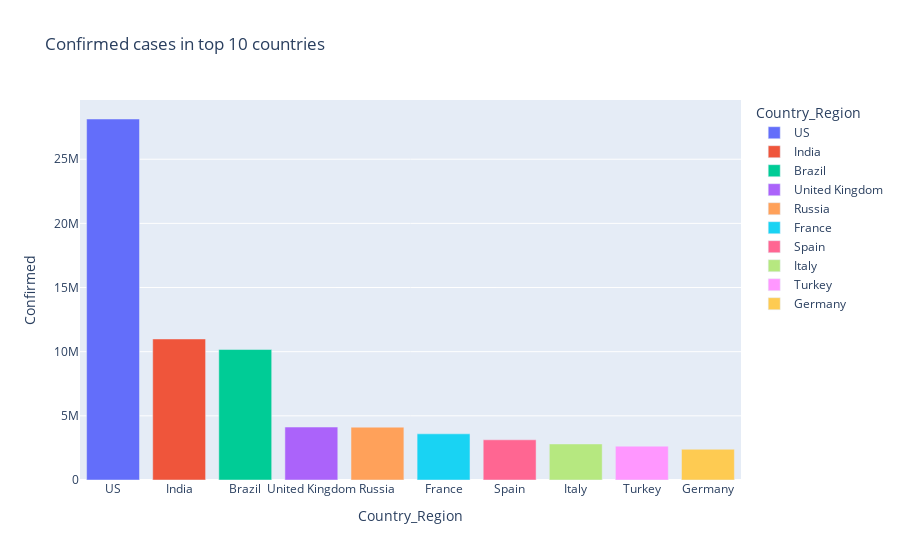

Notebook code for this chart:
### Code cell
px.bar(Sorted_country_df.head(10),x = "Country_Region",y="Confirmed",color ="Country_Region" ,title="Confirmed cases in top 10 countries")

### Figure 1 — Plotly figure (JSON) as saved in the notebook; plotly's stock layout.template omitted (floating-point values rounded to 4 significant figures)
{"data": [{"alignmentgroup": "True", "hovertemplate": "Country_Region=%{x}<br>Confirmed=%{y}<extra></extra>", "legendgroup": "US", "marker": {"color": "#636efa"}, "name": "US", "offsetgroup": "US", "orientation": "v", "showlegend": true, "textposition": "auto", "type": "bar", "x": ["US"], "xaxis": "x", "y": [28133627], "yaxis": "y"}, {"alignmentgroup": "True", "hovertemplate": "Country_Region=%{x}<br>Confirmed=%{y}<extra></extra>", "legendgroup": "India", "marker": {"color": "#EF553B"}, "name": "India", "offsetgroup": "India", "orientation": "v", "showlegend": true, "textposition": "auto", "type": "bar", "x": ["India"], "xaxis": "x", "y": [10991651], "yaxis": "y"}, {"alignmentgroup": "True", "hovertemplate": "Country_Region=%{x}<br>Confirmed=%{y}<extra></extra>", "legendgroup": "Brazil", "marker": {"color": "#00cc96"}, "name": "Brazil", "offsetgroup": "Brazil", "orientation": "v", "showlegend": true, "textposition": "auto", "type": "bar", "x": ["Brazil"], "xaxis": "x", "y": [10168174], "yaxis": "y"}, {"alignmentgroup": "True", "hovertemplate": "Country_Region=%{x}<br>Confirmed=%{y}<extra></extra>", "legendgroup": "United Kingdom", "marker": {"color": "#ab63fa"}, "name": "United Kingdom", "offsetgroup": "United Kingdom", "orientation": "v", "showlegend": true, "textposition": "auto", "type": "bar", "x": ["United Kingdom"], "xaxis": "x", "y": [4127574], "yaxis": "y"}, {"alignmentgroup": "True", "hovertemplate": "Country_Region=%{x}<br>Confirmed=%{y}<extra></extra>", "legendgroup": "Russia", "marker": {"color": "#FFA15A"}, "name": "Russia", "offsetgroup": "Russia", "orientation": "v", "showlegend": true, "textposition": "auto", "type": "bar", "x": ["Russia"], "xaxis": "x", "y": [4117992], "yaxis": "y"}, {"alignmentgroup": "True", "hovertemplate": "Country_Region=%{x}<br>Confirmed=%{y}<extra></extra>", "legendgroup": "France", "marker": {"color": "#19d3f3"}, "name": "France", "offsetgroup": "France", "orientation": "v", "showlegend": true, "textposition": "auto", "type": "bar", "x": ["France"], "xaxis": "x", "y": [3597540], "yaxis": "y"}, {"alignmentgroup": "True", "hovertemplate": "Country_Region=%{x}<br>Confirmed=%{y}<extra></extra>", "legendgroup": "Spain", "marker": {"color": "#FF6692"}, "name": "Spain", "offsetgroup": "Spain", "orientation": "v", "showlegend": true, "textposition": "auto", "type": "bar", "x": ["Spain"], "xaxis": "x", "y": [3133122], "yaxis": "y"}, {"alignmentgroup": "True", "hovertemplate": "Country_Region=%{x}<br>Confirmed=%{y}<extra></extra>", "legendgroup": "Italy", "marker": {"color": "#B6E880"}, "name": "Italy", "offsetgroup": "Italy", "orientation": "v", "showlegend": true, "textposition": "auto", "type": "bar", "x": ["Italy"], "xaxis": "x", "y": [2809246], "yaxis": "y"}, {"alignmentgroup": "True", "hovertemplate": "Country_Region=%{x}<br>Confirmed=%{y}<extra></extra>", "legendgroup": "Turkey", "marker": {"color": "#FF97FF"}, "name": "Turkey", "offsetgroup": "Turkey", "orientation": "v", "showlegend": true, "textposition": "auto", "type": "bar", "x": ["Turkey"], "xaxis": "x", "y": [2638422], "yaxis": "y"}, {"alignmentgroup": "True", "hovertemplate": "Country_Region=%{x}<br>Confirmed=%{y}<extra></extra>", "legendgroup": "Germany", "marker": {"color": "#FECB52"}, "name": "Germany", "offsetgroup": "Germany", "orientation": "v", "showlegend": true, "textposition": "auto", "type": "bar", "x": ["Germany"], "xaxis": "x", "y": [2394515], "yaxis": "y"}], "layout": {"barmode": "relative", "legend": {"title": {"text": "Country_Region"}, "tracegroupgap": 0}, "title": {"text": "Confirmed cases in top 10 countries"}, "xaxis": {"anchor": "y", "categoryarray": ["US", "India", "Brazil", "United Kingdom", "Russia", "France", "Spain", "Italy", "Turkey", "Germany"], "categoryorder": "array", "domain": [0, 1], "title": {"text": "Country_Region"}}, "yaxis": {"anchor": "x", "domain": [0, 1], "title": {"text": "Confirmed"}}}}
